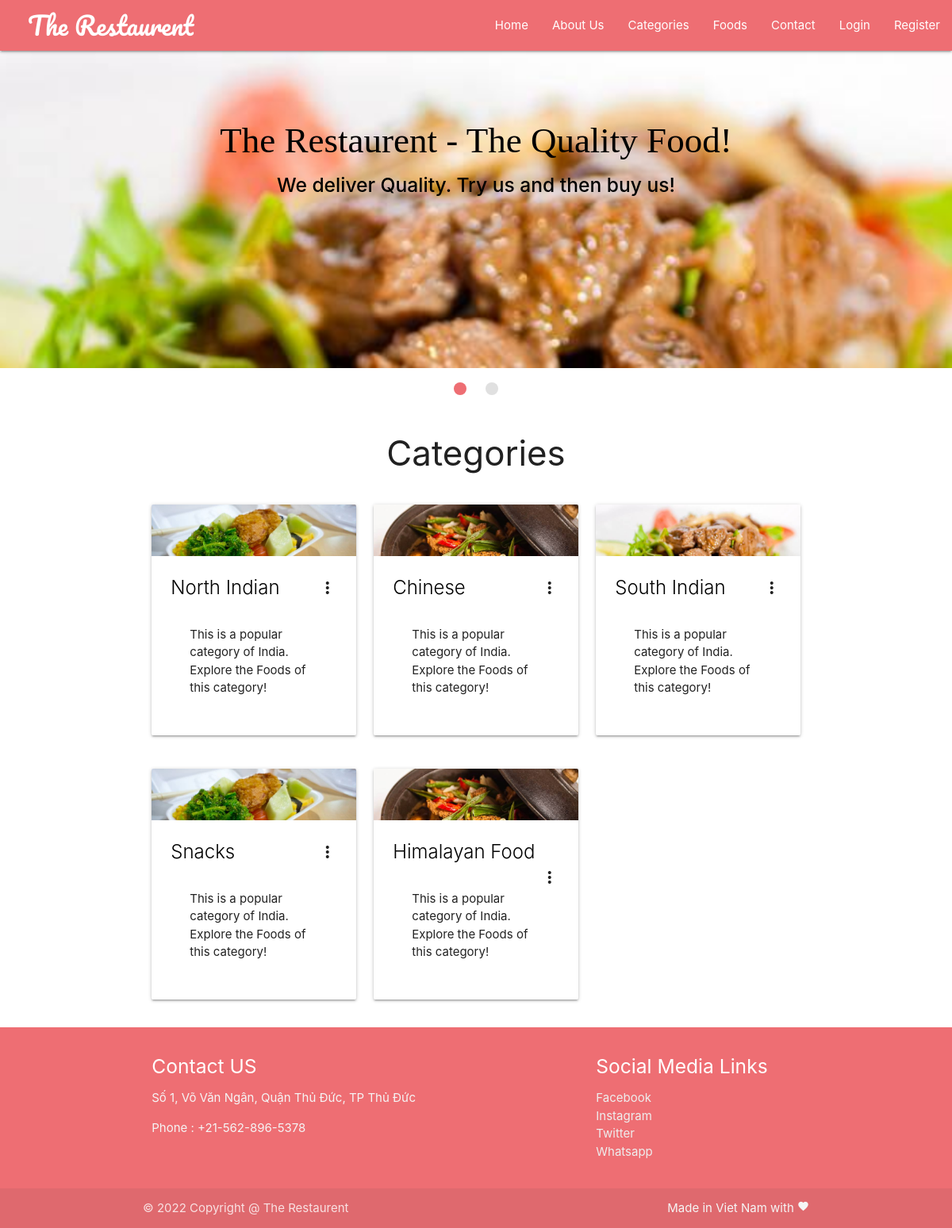
The page /Projects/food-categories.php on the database its author committed.
### tables this page shows
CREATE TABLE `categories` (
  `id` int(11) NOT NULL,
  `name` varchar(250) NOT NULL,
  `short_desc` varchar(250) NOT NULL,
  `long_desc` varchar(500) NOT NULL
);

### Projects/chunks/categories.php (the view, shortened to what this page needs)
<?php
require('backends/connection-pdo.php');
$sql = 'SELECT * FROM categories';
$query  = $pdoconn->prepare($sql);
$query->execute();
$arr_all = $query->fetchAll(PDO::FETCH_ASSOC);
?>
<section class="fcategories">
	<div class="container">
		<div class="section white center">
			<h3 class="header">Categories</h3>
		</div>
<?php if (count($arr_all) == 0) {
	echo '<div class="section gray center" style="border: 1px solid black; border-radius: 5px;">
			<p class="header">Sorry No Categories to Display!</p>
		</div>';
} else {  ?>
<?php for ($i=1; $i <= count($arr_all); ) { ?>
		<div class="row">
			<?php for ($j=1; $j <= 3; $j++) { ?>
				<?php if ($i+$j-2 == count($arr_all)) {
					break;
				}  ?>
			<div class="col s12 m4">
				<div class="card">
				    <div class="card-image waves-effect waves-block waves-light">
				      <img class="activator" src="images/banner<?php echo $j; ?>.jpg">
				    </div>
				    <div class="card-content">
				      <span class="card-title activator grey-text text-darken-4"><a class="black-text" href="foods.php?id=<?php echo $arr_all[$i+$j-2]['id']; ?>"><?php echo $arr_all[$i+$j-2]['name']; ?></a><i class="material-icons right">more_vert</i></span>
				      <div class="card-content">
			          <p>This is a popular category of India. Explore the Foods of this category!</p>
			        </div>
				    </div>
				  </div>
			</div>
			<?php } ?>
			<?php $i = $i + 3; ?>
		</div>
		<?php
				}
			}
			 ?>
	</div>
</section>

### Projects/food-categories.php (shortened to what this page needs)
<!DOCTYPE html>
<html lang="en">
<head>
	<link rel="stylesheet" href="https://cdnjs.cloudflare.com/ajax/libs/materialize/1.0.0/css/materialize.min.css">
	<link rel="stylesheet" href="css/style.css">
</head>
<body>
	<?php require('chunks/navbar.php'); ?>
	<?php require('chunks/banner-slider.php'); ?>
	<?php require('chunks/categories.php'); ?>
	<?php require('chunks/footer.php'); ?>
</body>
</html>

### Projects/chunks/navbar.php (shortened to what this page needs)
<section class="fnavbar">
	<div class="navbar-fixed">
		<nav>
			<div class="nav-wrapper">
				<a href="#" class="brand-logo">The Restaurent</a>
				<ul class="right hide-on-med-and-down">
					<li><a href="/The Restaurent" class="hvr-grow">Home</a></li>
					<li><a href="/The Restaurent/about-restro-girls.php" class="hvr-grow">About Us</a></li>
					<li><a href="food-categories.php" class="hvr-grow">Categories</a></li>
					<li><a href="foods.php" class="hvr-grow">Foods</a></li>
					<li><a href="#" class="hvr-grow" onclick="toggleModal('Contact Info', 'You can contact us directly by calling to this number +81-225-314-3456. Check the bottom Footer Section of the website for more info.');">Contact</a></li>
					<?php
					if (isset($_SESSION['user'])) {
						echo '<li><a href="#" class="hvr-grow">Hi, ' . $_SESSION['user'] . '</a></li>
		        		<li><a href="logout.php" class="hvr-grow">Logout</a></li>';
					} else {
						echo '<li><a href="#" class="hvr-grow modal-trigger" data-target="modal1">Login</a></li>
		        		<li><a href="#" class="hvr-grow modal-trigger" data-target="modal2">Register</a></li>';
					}
					?>
				</ul>
			</div>
		</nav>
	</div>
</section>

### Projects/chunks/banner-slider.php (shortened to what this page needs)
<section class="fslider">
	<div class="slider">
		<ul class="slides">
			<li>
				<img src="images/banner3.jpg">
				<div class="caption center-align black-text">
					<h3 style="font-size: 3rem !important; font-style: bold !important; font-family: 'Bree Serif', serif;">The Restaurent - The Quality Food!</h3>
					<h5 class="light black-text text-lighten-3"><strong>We deliver Quality. Try us and then buy us!</strong></h5>
				</div>
			</li>
		</ul>
	</div>
</section>

### Projects/chunks/footer.php
<section class="ffooter">
  <footer class="page-footer">
    <div class="container">
      <div class="row">
        <div class="col l6 s12">
          <h5 class="white-text">Contact US</h5>
          <p class="grey-text text-lighten-4">Số 1, Võ Văn Ngân, Quận Thủ Đức, TP Thủ Đức</p>
          <p class="grey-text text-lighten-4">Phone : +21-562-896-5378</p>
        </div>
        <div class="col l4 offset-l2 s12">
          <h5 class="white-text">Social Media Links</h5>
          <ul>
            <li><a class="grey-text text-lighten-3" href="#!">Facebook</a></li>
            <li><a class="grey-text text-lighten-3" href="#!">Instagram</a></li>
            <li><a class="grey-text text-lighten-3" href="#!">Twitter</a></li>
            <li><a class="grey-text text-lighten-3" href="#!">Whatsapp</a></li>
          </ul>
        </div>
      </div>
    </div>
    <div class="footer-copyright">
      <div class="container">
        © 2022 Copyright @ The Restaurent
        <a class="grey-text text-lighten-4 right" href="#!">Made in Viet Nam with <span><i class="tiny material-icons">favorite</i></span></a>
      </div>
    </div>
  </footer>
</section>

### Projects/css/style.css (style rules this page uses)
.nav-wrapper > a { text-decoration: none; font-family: 'Pacifico', cursive; }
.hvr-grow { text-decoration: none; }
@media (min-width : 992px) { .nav-wrapper > a { padding-left: 35px; } }

### rows shown on the page
categories: name "North Indian"
categories: name "Chinese"
categories: shows a picture, name "South Indian"
categories: name "Snacks"
categories: name "Himalayan Food"
